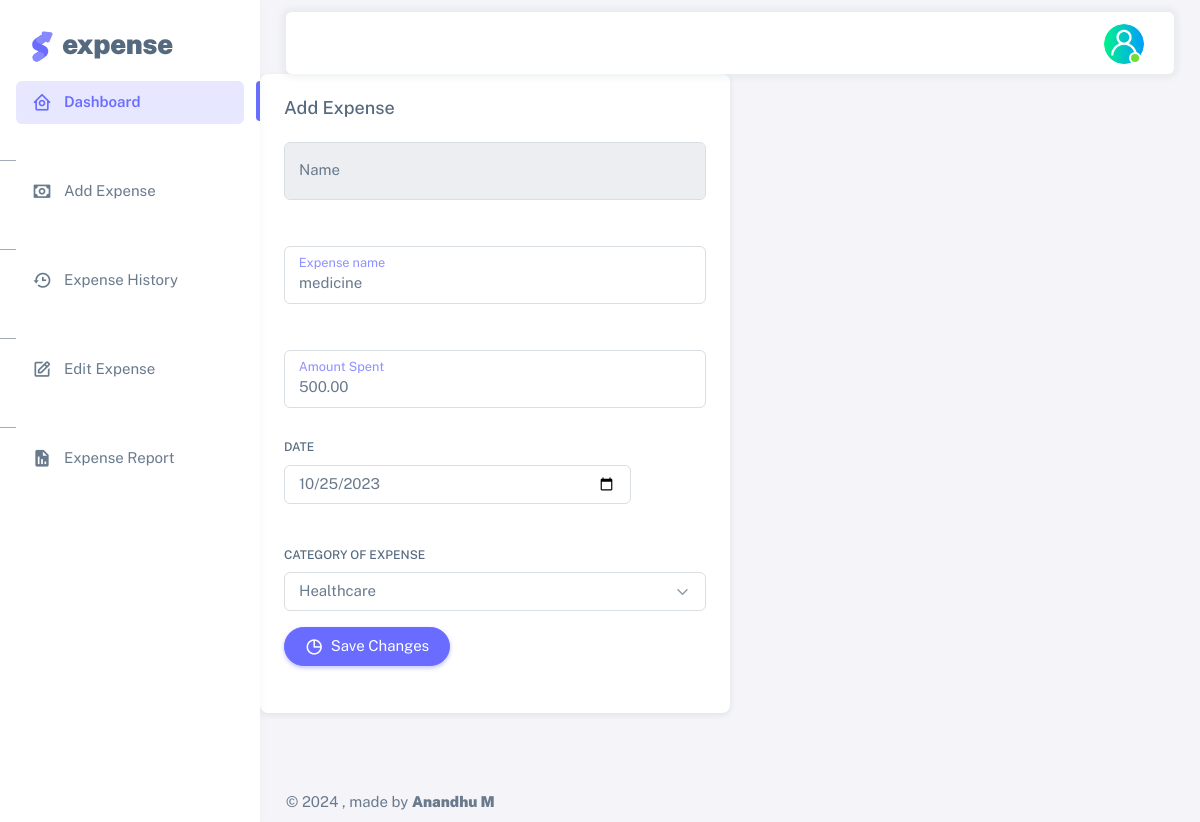
The app's page /expenseapp/ExpenseEdit/8/ with its own data.
### expenseapp/models.py (models this page shows, shortened)
class AddExpensedb(models.Model):
    user = models.ForeignKey(User, on_delete=models.CASCADE)
    NAME = models.CharField(max_length=50, null=True, blank=True)
    ExpenseName = models.CharField(max_length=50, null=True, blank=True)
    Amount = models.DecimalField(max_digits=10, decimal_places=2, null=True, blank=True)
    Date = models.DateField(blank=True, null=True)
    ExpenseCategory = models.CharField(max_length=50, null=True, blank=True)

### expenseapp/views.py (the view)
# urls.py: path('ExpenseEdit/<int:dataid>/',views.ExpenseEdit,name='ExpenseEdit'),
def ExpenseEdit(request,dataid):
    data = AddExpensedb.objects.get(id=dataid)
    return render(request,"editexpense.html",{'data':data})

### expenseapp/templates/editexpense.html (shortened to what this page needs)
<!DOCTYPE html>
{% extends 'home.html' %}
{% block content %}
<html lang="en">
<head>
</head>
<body>
    <form name="expenseForm" class="forms-sample" method="post" action="{% url 'UpdateExpense'  dataid=data.id %}" onsubmit="return validateForm()">
    <div class="col-md-6">
        <div class="card mb-4">
          <h5 class="card-header">Add Expense</h5>
          <div class="card-body">
            <div class="form-floating">
                <input
                  type="text"
                  class="form-control"
                  id="userName"
                  name="userName"
                  value="{{user.username}}"
                  readonly
                  placeholder=""
                  aria-describedby="floatingInputHelp"
                />
                <label for="floatingInput"> Name</label>
              </div><br><br>
            <div class="form-floating">
              <input
                type="text"
                class="form-control"
                id="expenseName"
                name="expenseName"
                value="{{data.ExpenseName}}"
                placeholder="description"
                aria-describedby="floatingInputHelp"
              />
              <label for="floatingInput">Expense name</label>
            </div><br><br>
            <div class="form-floating">
                <input
                  type="number"
                  class="form-control"
                  id="amountSpent"
                  name="amountSpent"
                  value="{{data.Amount}}"
                  placeholder="Amount"
                  aria-describedby="floatingInputHelp"
                />
                <label for="floatingInput">Amount Spent</label>
             </div><br>
            <div class="mb-3 row">
                <label for="html5-date-input" class="col-md-4 col-form-label">Date</label>
                <div class="col-md-10">
                  <input class="form-control" type="date" value="{{data.Date|date:'Y-m-d'}}" id="html5-date-input" name="currentDate" />
                </div>
            </div><br>
            <div class="mb-3">
                <label for="exampleFormControlSelect1" class="form-label">Category of expense</label>
                <select class="form-select" id="expenseCategory"   name="expenseCategory"  placeholder="(e.g., Food, Transportation, Entertainment)" aria-label="Default select example">
                    <option> {{data.ExpenseCategory}}</option>
                </select>
            </div>
          <button  type="submit" class="btn rounded-pill btn-primary">
            <span class="tf-icons bx bx-pie-chart-alt"></span>&nbsp; Save Changes
          </button> <br><br>
    </form>
        </div>
      </div>
</body>
</html>
{% endblock %}

### records on screen
AddExpensedb: expenseName "medicine", amountSpent "500.00", currentDate "10/25/2023", expenseCategory "Healthcare"
